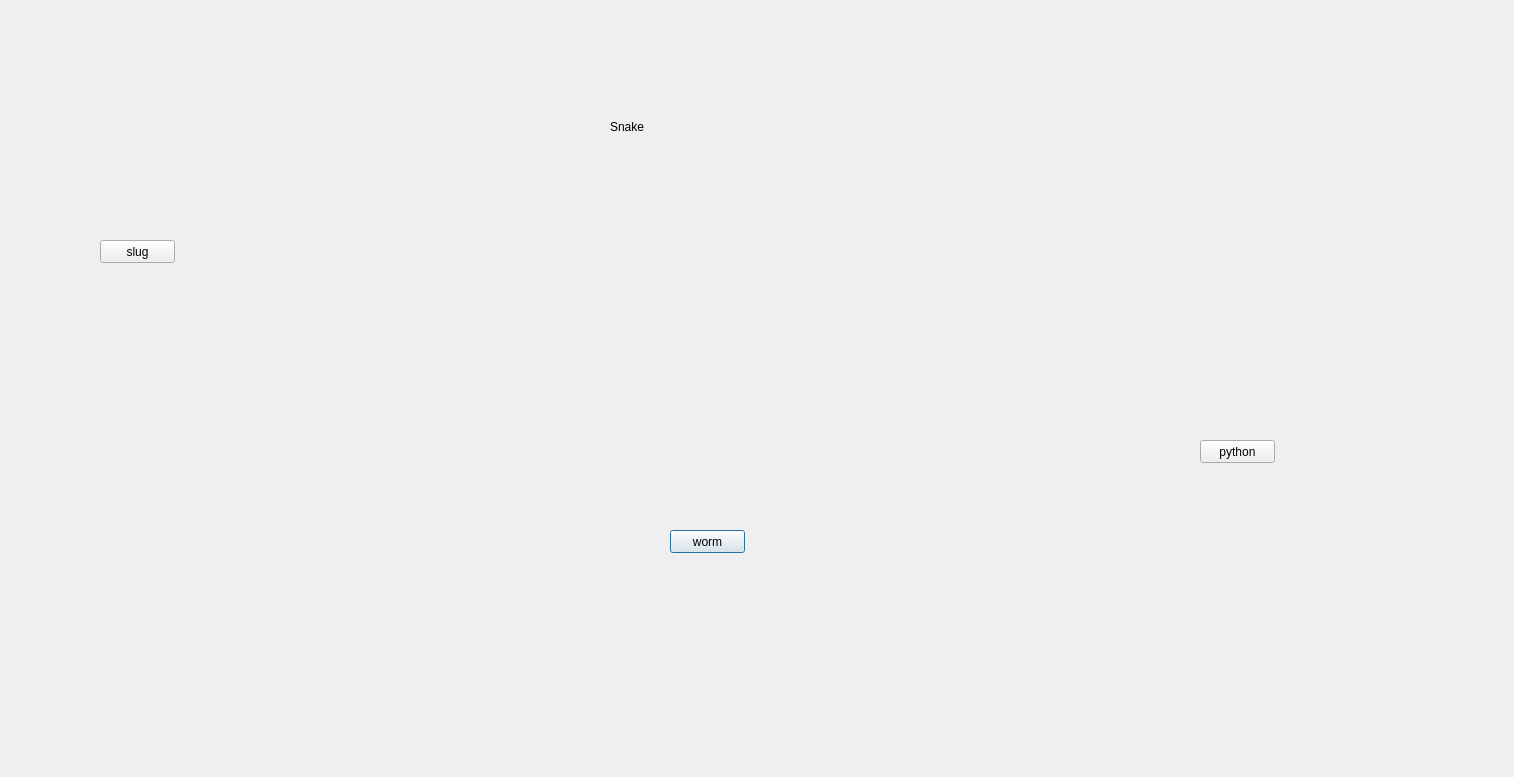
<?xml version="1.0" encoding="UTF-8"?>
<ui version="4.0">
 <class>Dialog</class>
 <widget class="QDialog" name="Dialog">
  <property name="geometry">
   <rect>
    <x>0</x>
    <y>0</y>
    <width>1514</width>
    <height>777</height>
   </rect>
  </property>
  <property name="windowTitle">
   <string>Dialog</string>
  </property>
  <widget class="QStackedWidget" name="stackedWidget">
   <property name="geometry">
    <rect>
     <x>0</x>
     <y>0</y>
     <width>1521</width>
     <height>781</height>
    </rect>
   </property>
   <widget class="QWidget" name="splash_screen">
    <widget class="QLabel" name="label">
     <property name="geometry">
      <rect>
       <x>610</x>
       <y>120</y>
       <width>47</width>
       <height>13</height>
      </rect>
     </property>
     <property name="text">
      <string>Snake</string>
     </property>
    </widget>
    <widget class="QPushButton" name="button_worm">
     <property name="geometry">
      <rect>
       <x>670</x>
       <y>530</y>
       <width>75</width>
       <height>23</height>
      </rect>
     </property>
     <property name="text">
      <string>worm</string>
     </property>
    </widget>
    <widget class="QPushButton" name="button_python">
     <property name="geometry">
      <rect>
       <x>1200</x>
       <y>440</y>
       <width>75</width>
       <height>23</height>
      </rect>
     </property>
     <property name="text">
      <string>python</string>
     </property>
    </widget>
    <widget class="QPushButton" name="button_slug">
     <property name="geometry">
      <rect>
       <x>100</x>
       <y>240</y>
       <width>75</width>
       <height>23</height>
      </rect>
     </property>
     <property name="text">
      <string>slug</string>
     </property>
    </widget>
   </widget>
   <widget class="QWidget" name="gameplay">
    <widget class="QGraphicsView" name="graphicsView">
     <property name="geometry">
      <rect>
       <x>10</x>
       <y>10</y>
       <width>1491</width>
       <height>751</height>
      </rect>
     </property>
     <property name="sizeAdjustPolicy">
      <enum>QAbstractScrollArea::AdjustToContents</enum>
     </property>
    </widget>
   </widget>
  </widget>
 </widget>
 <layoutdefault spacing="6" margin="11"/>
 <resources/>
 <connections/>
</ui>
